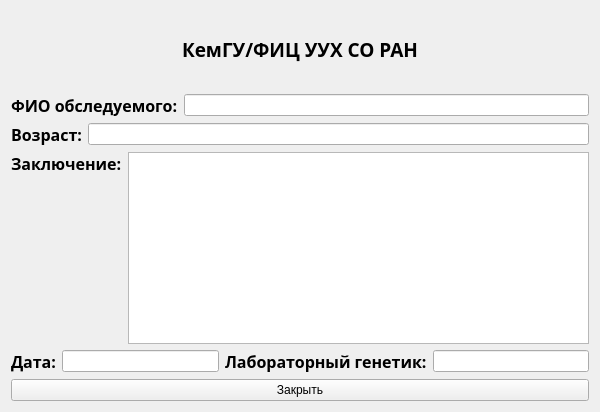
<?xml version="1.0" encoding="UTF-8"?>
<ui version="4.0">
 <class>Form</class>
 <widget class="QWidget" name="Form">
  <property name="geometry">
   <rect>
    <x>0</x>
    <y>0</y>
    <width>600</width>
    <height>412</height>
   </rect>
  </property>
  <property name="windowTitle">
   <string>Form</string>
  </property>
  <layout class="QVBoxLayout" name="verticalLayout">
   <item>
    <widget class="QLabel" name="label_3">
     <property name="sizePolicy">
      <sizepolicy hsizetype="Minimum" vsizetype="Minimum">
       <horstretch>0</horstretch>
       <verstretch>0</verstretch>
      </sizepolicy>
     </property>
     <property name="font">
      <font>
       <family>Bahnschrift SemiBold</family>
       <pointsize>14</pointsize>
       <weight>75</weight>
       <bold>true</bold>
      </font>
     </property>
     <property name="text">
      <string>КемГУ/ФИЦ УУХ СО РАН</string>
     </property>
     <property name="alignment">
      <set>Qt::AlignCenter</set>
     </property>
     <property name="wordWrap">
      <bool>false</bool>
     </property>
    </widget>
   </item>
   <item>
    <layout class="QHBoxLayout" name="horizontalLayout">
     <item>
      <widget class="QLabel" name="label">
       <property name="font">
        <font>
         <family>Bahnschrift SemiBold</family>
         <pointsize>12</pointsize>
         <weight>75</weight>
         <bold>true</bold>
        </font>
       </property>
       <property name="text">
        <string>ФИО обследуемого:</string>
       </property>
      </widget>
     </item>
     <item>
      <widget class="QLineEdit" name="textFIO">
       <property name="enabled">
        <bool>true</bool>
       </property>
       <property name="readOnly">
        <bool>true</bool>
       </property>
      </widget>
     </item>
    </layout>
   </item>
   <item>
    <layout class="QHBoxLayout" name="horizontalLayout_2">
     <item>
      <widget class="QLabel" name="label_2">
       <property name="font">
        <font>
         <family>Bahnschrift SemiBold</family>
         <pointsize>12</pointsize>
         <weight>75</weight>
         <bold>true</bold>
        </font>
       </property>
       <property name="text">
        <string>Возраст:</string>
       </property>
      </widget>
     </item>
     <item>
      <widget class="QLineEdit" name="textAge">
       <property name="enabled">
        <bool>true</bool>
       </property>
       <property name="readOnly">
        <bool>true</bool>
       </property>
      </widget>
     </item>
    </layout>
   </item>
   <item>
    <layout class="QHBoxLayout" name="horizontalLayout_3">
     <item>
      <widget class="QLabel" name="label_4">
       <property name="sizePolicy">
        <sizepolicy hsizetype="Minimum" vsizetype="Preferred">
         <horstretch>0</horstretch>
         <verstretch>0</verstretch>
        </sizepolicy>
       </property>
       <property name="font">
        <font>
         <family>Bahnschrift SemiBold</family>
         <pointsize>12</pointsize>
         <weight>75</weight>
         <bold>true</bold>
        </font>
       </property>
       <property name="text">
        <string>Заключение:</string>
       </property>
       <property name="alignment">
        <set>Qt::AlignLeading|Qt::AlignLeft|Qt::AlignTop</set>
       </property>
      </widget>
     </item>
     <item>
      <widget class="QTextEdit" name="textResult">
       <property name="enabled">
        <bool>true</bool>
       </property>
       <property name="sizePolicy">
        <sizepolicy hsizetype="Expanding" vsizetype="Minimum">
         <horstretch>0</horstretch>
         <verstretch>0</verstretch>
        </sizepolicy>
       </property>
       <property name="readOnly">
        <bool>true</bool>
       </property>
      </widget>
     </item>
    </layout>
   </item>
   <item>
    <layout class="QHBoxLayout" name="horizontalLayout_4">
     <item>
      <widget class="QLabel" name="label_5">
       <property name="font">
        <font>
         <family>Bahnschrift SemiBold</family>
         <pointsize>12</pointsize>
         <weight>75</weight>
         <bold>true</bold>
        </font>
       </property>
       <property name="text">
        <string>Дата:</string>
       </property>
      </widget>
     </item>
     <item>
      <widget class="QLineEdit" name="textData">
       <property name="enabled">
        <bool>true</bool>
       </property>
       <property name="readOnly">
        <bool>true</bool>
       </property>
      </widget>
     </item>
     <item>
      <widget class="QLabel" name="label_6">
       <property name="font">
        <font>
         <family>Bahnschrift SemiBold</family>
         <pointsize>12</pointsize>
         <weight>75</weight>
         <bold>true</bold>
        </font>
       </property>
       <property name="text">
        <string>Лабораторный генетик:</string>
       </property>
      </widget>
     </item>
     <item>
      <widget class="QLineEdit" name="textStaff">
       <property name="enabled">
        <bool>true</bool>
       </property>
       <property name="readOnly">
        <bool>true</bool>
       </property>
      </widget>
     </item>
    </layout>
   </item>
   <item>
    <widget class="QPushButton" name="btn">
     <property name="text">
      <string>Закрыть</string>
     </property>
    </widget>
   </item>
  </layout>
 </widget>
 <resources/>
 <connections/>
</ui>
